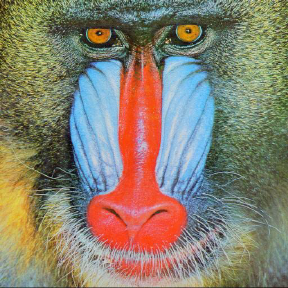
#> input picture Real-Time Face Recognition/img.png, 288 x 288 px
$ jupyter execute --allow-errors 'Face Detection Using OpenCv.ipynb'   (shell and % lines are left out)
#> lines starting #> are read from the running program, lines starting #| are printed output that depends on the picture; after the words box and inside, x2 and y2 are one past the last pixel; in counts of white or black regions, pixels touching at a corner belong together
# Face Detection with Python using OpenCV

# Required Packages
 1.Python
 2.Numpy
 3.Matplotlib

[cell 1]
# Importing necessary Libraries
import numpy as np
import cv2
import matplotlib.pyplot as plt

[cell 2]
raw_img=cv2.imread('img.png')
#> raw_img is the input picture: shape (288, 288, 3); mean B, G, R 111.7, 128.6, 136

[cell 3]
type(raw_img)

[cell 4]
raw_img.shape
#> Out = (288, 288, 3)

[cell 5]
# viewing image
plt.imshow(raw_img)

[cell 6]
img=cv2.cvtColor(raw_img,cv2.COLOR_BGR2RGB)
plt.imshow(img)

[cell 7]
import cv2
img = cv2.imread('img.png')
while True:
    cv2.imshow('img.png',img)

    if cv2.waitKey(1) & 0xFF == 27:
#> (key Esc is pressed here)
        break


cv2.destroyAllWindows()

[cell 8]
# Saving Image
cv2.imwrite('SAVE_img.png',img)
#> Out = True

### Basic Operations on Images

[cell 9]
# Creating Blank Image
blank_img=np.zeros(shape=(512,512,3),dtype=np.int16)
plt.imshow(blank_img)

### funtions and Attributes
### cv2.shape(line, rectangle etc)(image,Pt1,Pt2,color,thickness)

#### There are some common arguments which are passed in function to draw shapes on images:

#### Image on which shapes are to be drawn
#### co-ordinates of the shape to be drawn from Pt1(top left) to Pt2(bottom right)
#### Color: The color of the shape that is to be drawn. It is passed as a tuple, eg: (255,0,0). For grayscale, it will be the scale of brightness.
#### The thickness of the geometrical figure.

[cell 10]
# Draw a diagonal red line with thickness of 5 px
line_red = cv2.line(blank_img,(0,0),(511,511),(255,0,0),5)
plt.imshow(line_red)
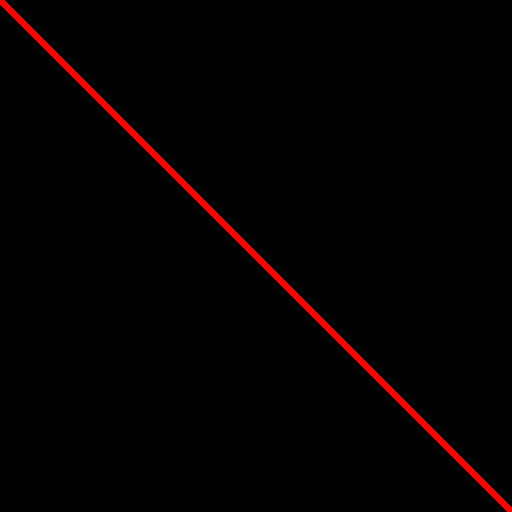
#> shown: shape (512, 512, 3); mean R, G, B 4.5, 0, 0

[cell 11]
line_green=cv2.line(blank_img,(0,0),(511,511),(0,255,0),5)
plt.imshow(line_green)
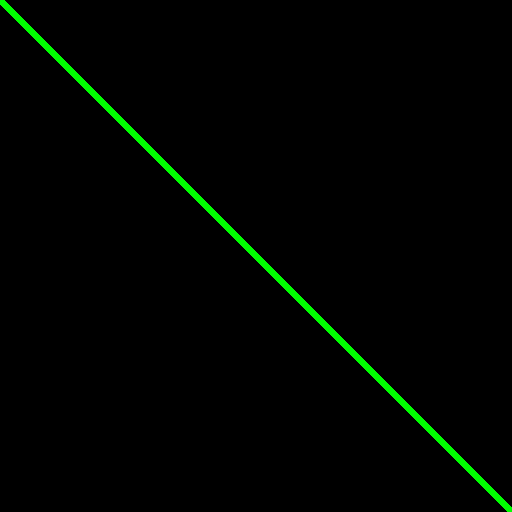
#> shown: shape (512, 512, 3); mean R, G, B 0, 4.5, 0

[cell 12]
#Draw a blue rectangle with a thickness of 5 px

rectangle= cv2.rectangle(blank_img,(384,0),(510,128),(0,0,255),5)
plt.imshow(rectangle)
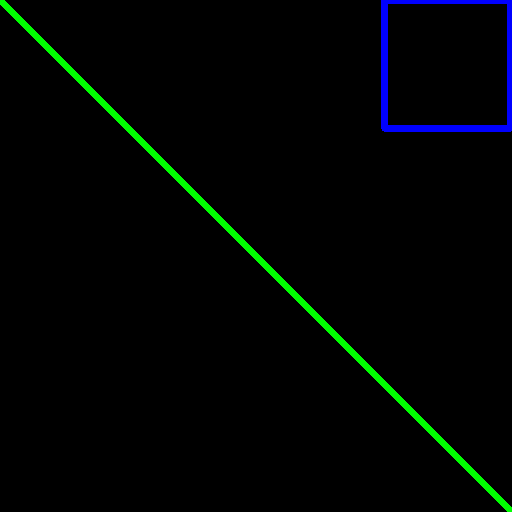
#> shown: shape (512, 512, 3); mean R, G, B 0, 4.5, 2.8

#> (a cell that did not finish here is left out)

[cell 14]
font = cv2.FONT_HERSHEY_SIMPLEX
text = cv2.putText(blank_img,'Ritesh',(10,500), font, 4,(255,255,255),2,cv2.LINE_AA)
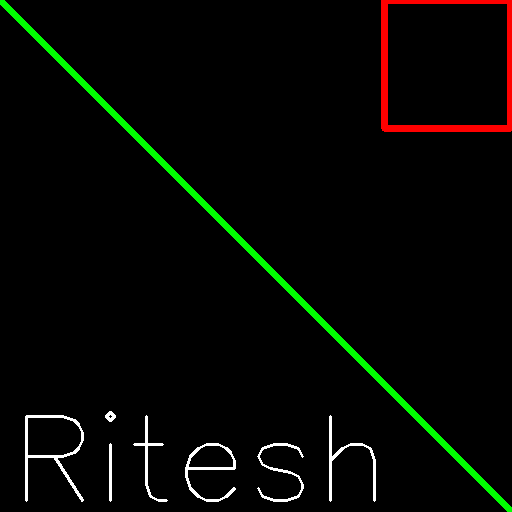
#> text: shape (512, 512, 3) int16; mean of channels 0, 1, 2 2.9, 7.4, 5.7; drawn as B, G, R
plt.imshow(text)
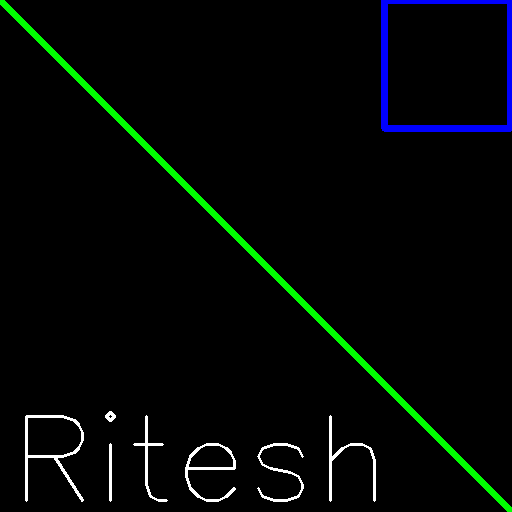
#> shown: shape (512, 512, 3); mean R, G, B 2.9, 7.4, 5.7

# Face Detection
## Overview
Face detection is a technique that identifies or locates human faces in digital images. A typical example of face detection occurs when we take photographs through our smartphones, and it instantly detects faces in the picture. Face detection is different from Face recognition. Face detection detects merely the presence of faces in an image while facial recognition involves identifying whose face it is. In this article, we shall only be dealing with the former.

Face detection is performed by using classifiers. A classifier is essentially an algorithm that decides whether a given image is positive(face) or negative(not a face). A classifier needs to be trained on thousands of images with and without faces. Fortunately, OpenCV already has two pre-trained face detection classifiers, which can readily be used in a program. The two classifiers are:

Haar Classifier and
Local Binary Pattern(LBP) classifier.

# Face Detection with OpenCV-Python

[cell 15]
import numpy as np
import cv2
import matplotlib.pyplot as plt

[cell 16]
#Loading the image to be tested
test_image = cv2.imread('baby.jpg')
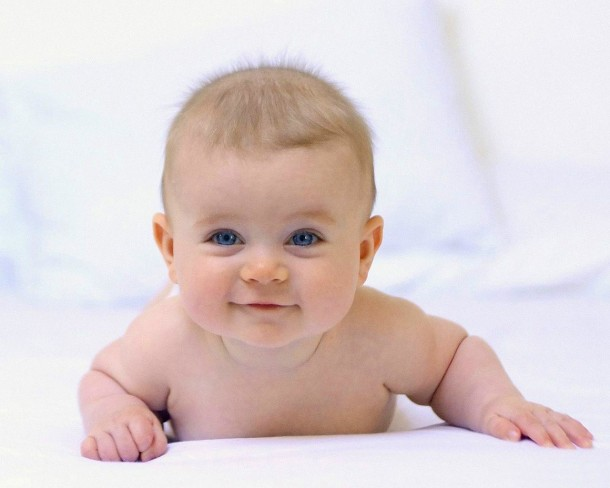
#> input picture Real-Time Face Recognition/baby.jpg, 610 x 488 px
#> test_image is the input picture: shape (488, 610, 3); mean B, G, R 209, 208.5, 221.7
plt.imshow(test_image)

[cell 17]
# converting to grey scale
test_gray=cv2.cvtColor(test_image,cv2.COLOR_BGR2GRAY)
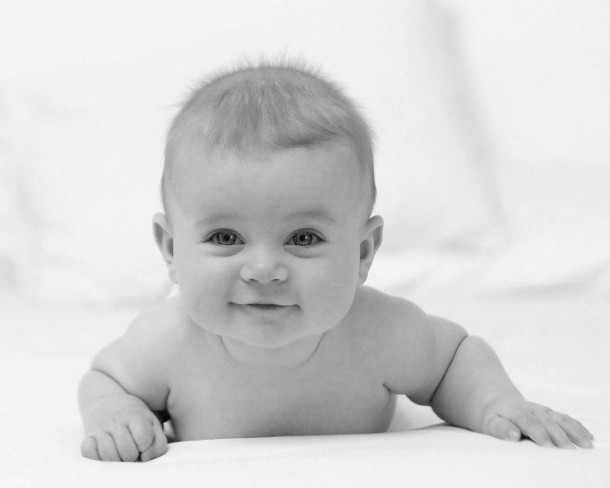
#> test_gray: shape (488, 610); min 5, max 250, mean 212.5
#Display image
plt.imshow(test_gray,cmap='gray')

[cell 18]
def convertToRGB(image):
    return cv2.cvtColor(image, cv2.COLOR_BGR2RGB)

[cell 19]
haar_cascade=cv2.CascadeClassifier('haarcascade_frontalface_default.xml')

[cell 20]
faces_rects = haar_cascade.detectMultiScale(test_gray, scaleFactor = 1.2, minNeighbors = 5);
#> faces_rects = [[143, 141, 238, 238]]
print('Faces found: ', len(faces_rects))
#| Faces found:  1

[cell 21]
for (x,y,w,h) in faces_rects:
     cv2.rectangle(test_image, (x, y), (x+w, y+h), (0, 255, 0), 2)
#> this loop made 1 pass
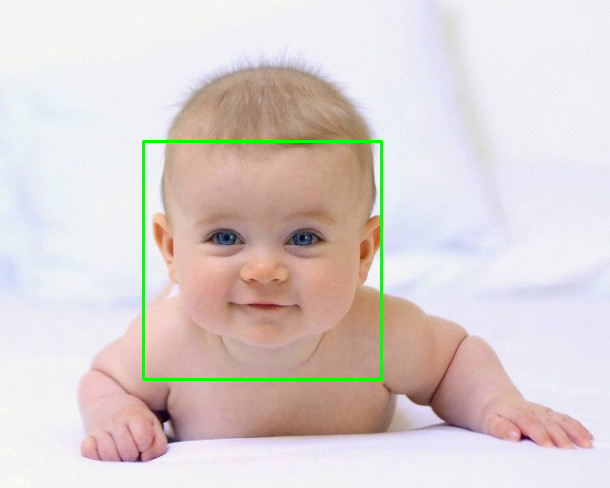
#> test_image: shape (488, 610, 3); 0.96% of pixels changed, all inside (x1, y1, x2, y2) = (142, 140, 383, 381)
plt.imshow(convertToRGB(test_image))
